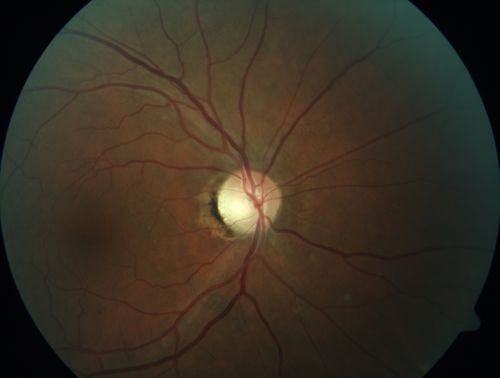
#> input picture test_run/retina_process_task_1/input_images/normal_HereditaryAD-optic-atrophy_hearc_120119_02.jpg, 500 x 378 px; its folder holds only this picture in this run
$ python -i retinal_utils.py   (imports and definitions only)
#> lines starting #> are read from the running program, lines starting #| are printed output that depends on the picture
from PIL import Image
from torch import Tensor
import torch
import torch.nn.functional as tnnfunc

import cv2
import numpy as np


# [205 lines left out: functions open_image, pil_loader, get_image_bbox, get_bounding_box_fast, get_bounding_box_rectanglified, extract_objects_with_contours_np_cv2 and 1 more, not called in this run]


def apply_clahe_lab(image, clip_limit=2.0, tile_grid_size=(16, 16)):
    # Convert PIL image to a NumPy array
#> called with clip_limit = 2, tile_grid_size = (16, 16)
    image_np = np.array(image)

    # Convert RGB to LAB color space
    lab_image = cv2.cvtColor(image_np, cv2.COLOR_RGB2LAB)
#> lab_image: shape (378, 500, 3); mean of channels 0, 1, 2 53.3, 130.1, 137.7

    # Split into L, A, and B channels
    l, a, b = cv2.split(lab_image)
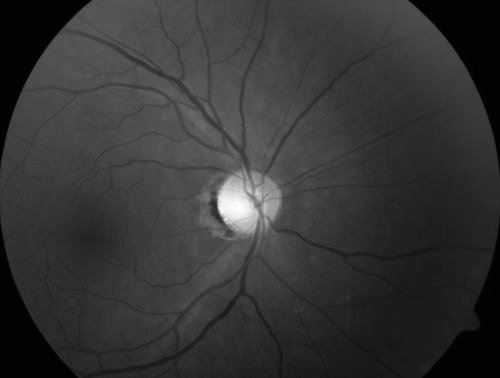
#> l: shape (378, 500); min 0, max 253, mean 53.3
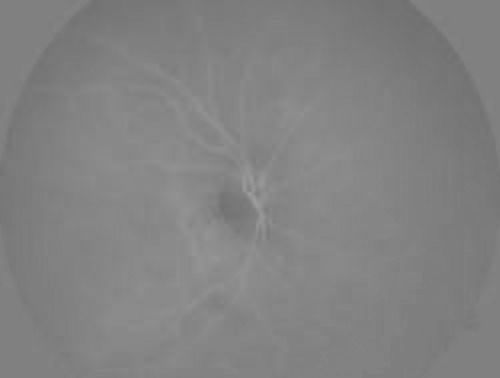
#> a: shape (378, 500); min 109, max 157, mean 130.1

    # Apply CLAHE to the L (luminance) channel
    clahe = cv2.createCLAHE(clipLimit=clip_limit, tileGridSize=tile_grid_size)
    res = clahe.apply(l)
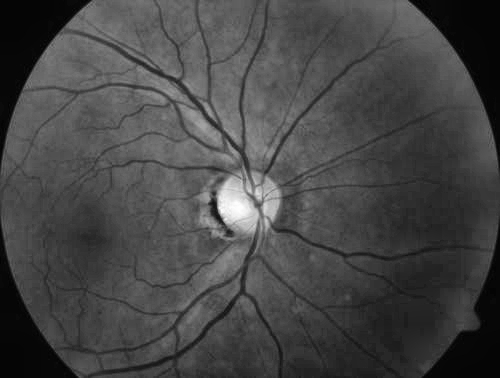
#> res: shape (378, 500); min 1, max 254, mean 70.1

    # Merge the channels back and convert to RGB
    lab_image = cv2.merge((res, a, b))
#> lab_image: shape (378, 500, 3); mean of channels 0, 1, 2 70.1, 130.1, 137.7
    image_clahe_rgb = cv2.cvtColor(lab_image, cv2.COLOR_LAB2RGB)
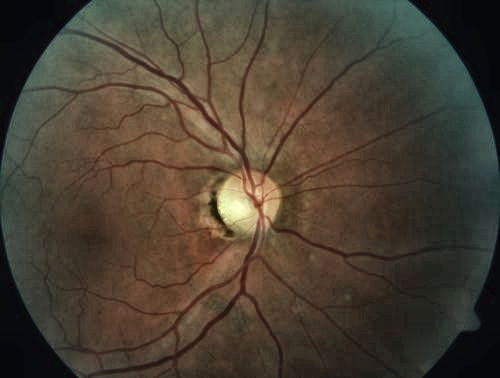
#> image_clahe_rgb: shape (378, 500, 3); mean R, G, B 73.6, 63.9, 50.6

    # Convert back to PIL Image
    return Image.fromarray(image_clahe_rgb)


# [28 lines left out: functions histogram_equalization_hsv_s, histogram_equalization_hsv_v, not called in this run]

>>> import cv2
>>> picture = cv2.cvtColor(cv2.imread('../../../test_run/retina_process_task_1/input_images/normal_HereditaryAD-optic-atrophy_hearc_120119_02.jpg'), cv2.COLOR_BGR2RGB)
>>> result = apply_clahe_lab(picture)
